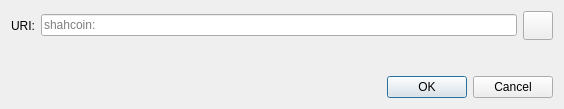
<?xml version="1.0" encoding="UTF-8"?>
<ui version="4.0">
 <class>OpenURIDialog</class>
 <widget class="QDialog" name="OpenURIDialog">
  <property name="geometry">
   <rect>
    <x>0</x>
    <y>0</y>
    <width>564</width>
    <height>109</height>
   </rect>
  </property>
  <property name="windowTitle">
   <string>Open shahcoin URI</string>
  </property>
  <layout class="QVBoxLayout" name="verticalLayout">
   <item>
    <layout class="QHBoxLayout" name="horizontalLayout">
     <item>
      <widget class="QLabel" name="label">
       <property name="text">
        <string>URI:</string>
       </property>
      </widget>
     </item>
     <item>
      <widget class="QValidatedLineEdit" name="uriEdit">
       <property name="placeholderText">
        <string notr="true">shahcoin:</string>
       </property>
      </widget>
     </item>
     <item>
      <widget class="QToolButton" name="pasteButton">
       <property name="toolTip">
        <string extracomment="Tooltip text for button that allows you to paste an address that is in your clipboard.">Paste address from clipboard</string>
       </property>
       <property name="text">
        <string/>
       </property>
       <property name="icon">
        <iconset resource="../shahcoin.qrc">
         <normaloff>:/icons/editpaste</normaloff>:/icons/editpaste
        </iconset>
       </property>
       <property name="iconSize">
        <size>
         <width>22</width>
         <height>22</height>
        </size>
       </property>
      </widget>
     </item>
    </layout>
   </item>
   <item>
    <spacer name="verticalSpacer">
     <property name="orientation">
      <enum>Qt::Vertical</enum>
     </property>
     <property name="sizeHint" stdset="0">
      <size>
       <width>20</width>
       <height>40</height>
      </size>
     </property>
    </spacer>
   </item>
   <item>
    <widget class="QDialogButtonBox" name="buttonBox">
     <property name="orientation">
      <enum>Qt::Horizontal</enum>
     </property>
     <property name="standardButtons">
      <set>QDialogButtonBox::Cancel|QDialogButtonBox::Ok</set>
     </property>
    </widget>
   </item>
  </layout>
 </widget>
 <customwidgets>
  <customwidget>
   <class>QValidatedLineEdit</class>
   <extends>QLineEdit</extends>
   <header>qt/qvalidatedlineedit.h</header>
  </customwidget>
 </customwidgets>
 <resources/>
 <connections>
  <connection>
   <sender>buttonBox</sender>
   <signal>accepted()</signal>
   <receiver>OpenURIDialog</receiver>
   <slot>accept()</slot>
   <hints>
    <hint type="sourcelabel">
     <x>248</x>
     <y>254</y>
    </hint>
    <hint type="destinationlabel">
     <x>157</x>
     <y>274</y>
    </hint>
   </hints>
  </connection>
  <connection>
   <sender>buttonBox</sender>
   <signal>rejected()</signal>
   <receiver>OpenURIDialog</receiver>
   <slot>reject()</slot>
   <hints>
    <hint type="sourcelabel">
     <x>316</x>
     <y>260</y>
    </hint>
    <hint type="destinationlabel">
     <x>286</x>
     <y>274</y>
    </hint>
   </hints>
  </connection>
 </connections>
</ui>
